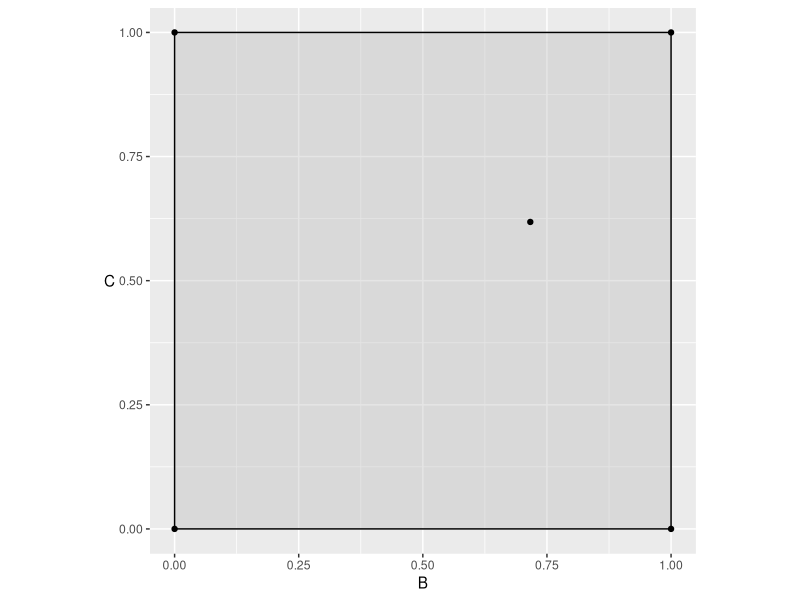
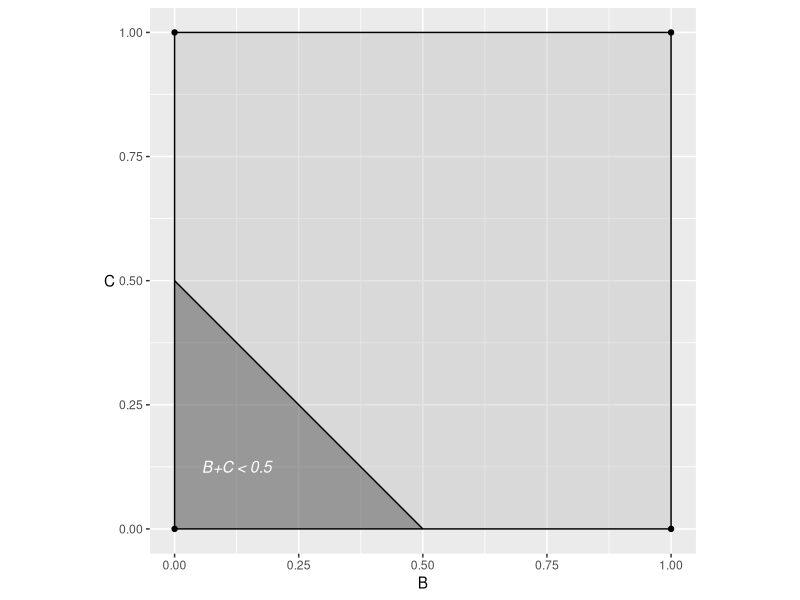
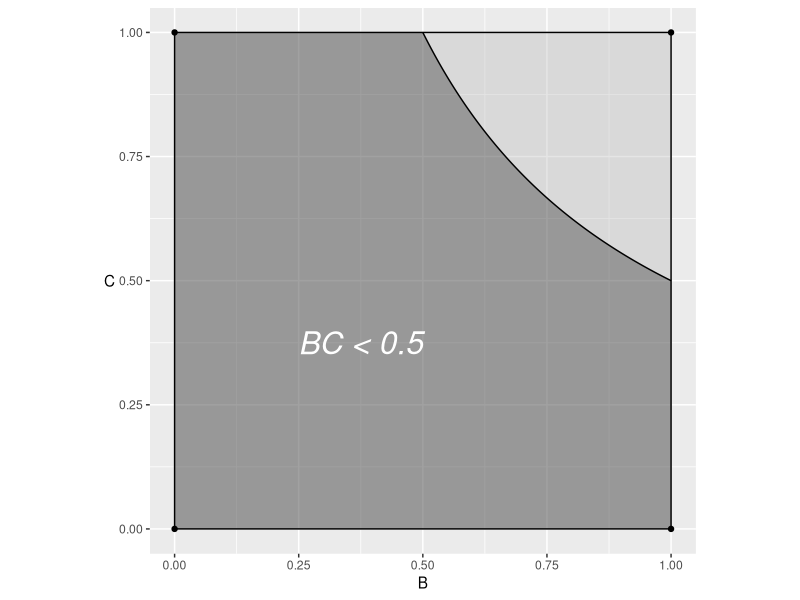
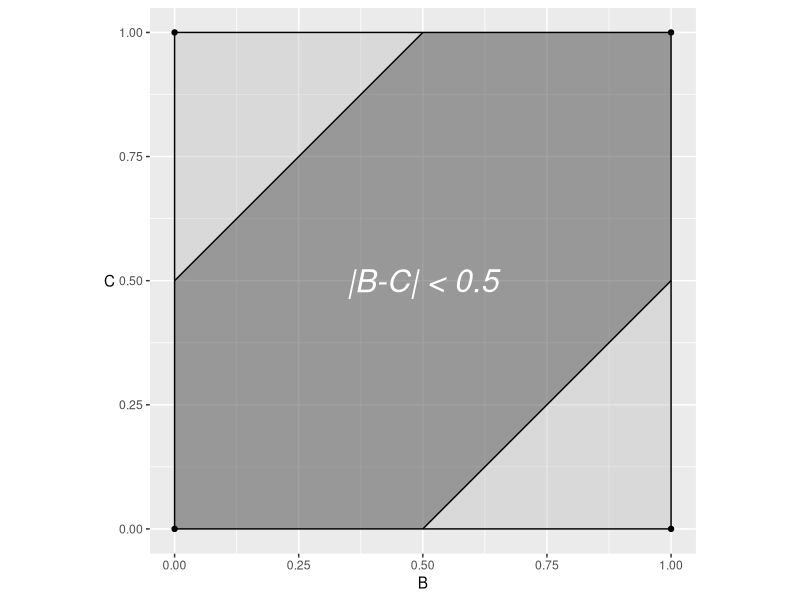
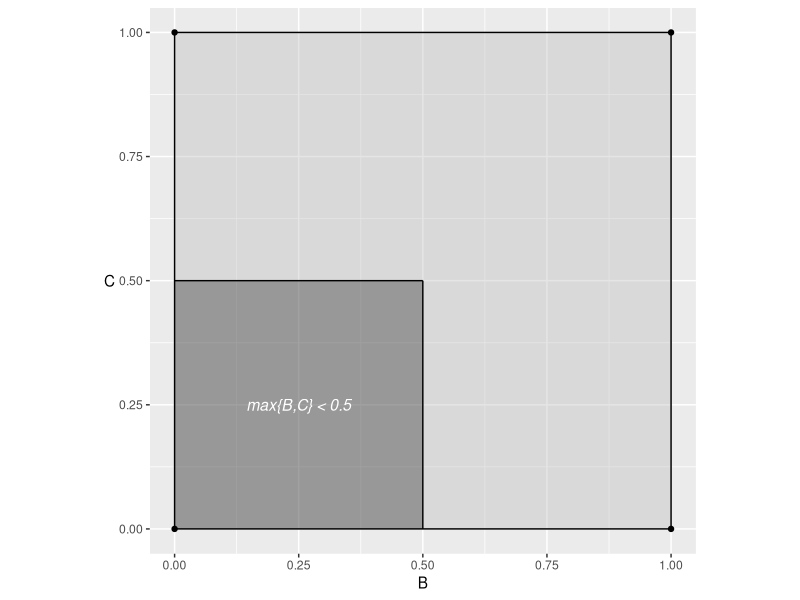
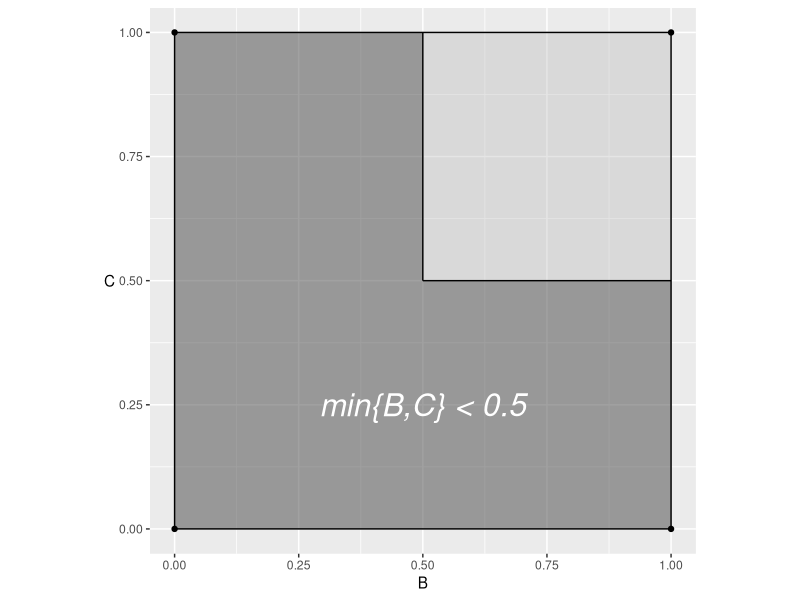

Source code (R) for these figures, in order:
## ---- chunk 1
knitr::opts_chunk$set(echo = TRUE, error = TRUE)
## ---- chunk 2
library(ggplot2)
ggplot()+
  geom_rect(aes(xmin=0, xmax=1, ymin=0,ymax=1), fill="grey", alpha=0.4, color="black")+
  geom_point(aes(c(1,0,0,1,runif(1,0,1)),c(1,0,1,0,runif(1,0,1))))+
  xlim(0,1)+ylim(0,1)+coord_fixed()+
  xlab("B")+ylab("C")+
  theme(axis.title.y = element_text(angle = 0, vjust=0.5))
## ---- chunk 3
x <- seq(from=0,to=0.5,length.out=1000)
y <- 0.5-x

# Define polygon for under the curve shading
shade <- rbind(c(0,0), data.frame(x,y))

ggplot()+
  geom_rect(aes(xmin=0, xmax=1, ymin=0,ymax=1), fill="grey", alpha=0.4, color="black")+
  geom_point(aes(c(1,0,0,1),c(1,0,1,0)))+
  xlim(0,1)+ylim(0,1)+coord_fixed()+
  xlab("B")+ylab("C")+
  theme(axis.title.y = element_text(angle = 0, vjust=0.5))+
  geom_line(aes(x,y))+
  geom_polygon(aes(shade$x,shade$y), fill="black", alpha=0.3)+
  geom_text(aes(0.125,0.125), label="B+C < 0.5", size=4, color="white", fontface="italic")
## ---- chunk 4
x <- seq(from=0.5,to=1,length.out=1000)
y <- 1/(2*x)

# Define polygon for under the curve shading
shade <- rbind(c(0,0), c(0,1), c(0.5,1), data.frame(x,y), c(1, 0))

ggplot()+
  geom_rect(aes(xmin=0, xmax=1, ymin=0,ymax=1), fill="grey", alpha=0.4, color="black")+
  geom_point(aes(c(1,0,0,1),c(1,0,1,0)))+
  xlim(0,1)+ylim(0,1)+coord_fixed()+
  xlab("B")+ylab("C")+
  theme(axis.title.y = element_text(angle = 0, vjust=0.5))+
  geom_line(aes(x,y))+
  geom_polygon(aes(shade$x,shade$y), fill="black", alpha=0.3)+
  geom_text(aes(0.375,0.375), label="BC < 0.5", size=8, color="white", fontface="italic")
## ---- chunk 5
x1 <- seq(from=0.5,to=1,length.out=2)
x2 <- seq(from=0,to=0.5,length.out=2)
y1 <- x1-0.5
y2 <- x2+0.5

# Define polygon for under the curve shading
shade <- cbind(c(0,0,0.5,1,1,0.5), c(0,0.5,1,1,0.5,0))

ggplot()+
  geom_rect(aes(xmin=0, xmax=1, ymin=0,ymax=1), fill="grey", alpha=0.4, color="black")+
  geom_point(aes(c(1,0,0,1),c(1,0,1,0)))+
  xlim(0,1)+ylim(0,1)+coord_fixed()+
  xlab("B")+ylab("C")+
  theme(axis.title.y = element_text(angle = 0, vjust=0.5))+
  geom_line(aes(x1,y1))+
  geom_line(aes(x2,y2))+
  geom_polygon(aes(shade[,1],shade[,2]), fill="black", alpha=0.3)+
  geom_text(aes(0.5,0.5), label="|B-C| < 0.5", size=8, color="white", fontface="italic")
## ---- chunk 6
# Define polygon for under the curve shading
shade <- cbind(c(0,0,0.5,0.5), c(0,0.5,0.5,0))

ggplot()+
  geom_rect(aes(xmin=0, xmax=1, ymin=0,ymax=1), fill="grey", alpha=0.4, color="black")+
  geom_point(aes(c(1,0,0,1),c(1,0,1,0)))+
  xlim(0,1)+ylim(0,1)+coord_fixed()+
  xlab("B")+ylab("C")+
  geom_line(aes(c(0,0.5),c(0.5,0.5)))+
  geom_line(aes(c(0.5,0.5),c(0,0.5)))+
  theme(axis.title.y = element_text(angle = 0, vjust=0.5))+
  geom_polygon(aes(shade[,1],shade[,2]), fill="black", alpha=0.3)+
  geom_text(aes(0.25,0.25), label="max{B,C} < 0.5", size=4, color="white", fontface="italic")
## ---- chunk 7
# Define polygon for under the curve shading
shade <- cbind(c(0,0,0.5,0.5,1,1), c(0,1,1,0.5,0.5,0))

ggplot()+
  geom_rect(aes(xmin=0, xmax=1, ymin=0,ymax=1), fill="grey", alpha=0.4, color="black")+
  geom_point(aes(c(1,0,0,1),c(1,0,1,0)))+
  xlim(0,1)+ylim(0,1)+coord_fixed()+
  xlab("B")+ylab("C")+
  geom_line(aes(c(0.5,0.5),c(0.5,1)))+
  geom_line(aes(c(0.5,1),c(0.5,0.5)))+
  theme(axis.title.y = element_text(angle = 0, vjust=0.5))+
  geom_polygon(aes(shade[,1],shade[,2]), fill="black", alpha=0.3)+
  geom_text(aes(0.5,0.25), label="min{B,C} < 0.5", size=8, color="white", fontface="italic")
## ---- chunk 8
n<-1000000
B<-runif(n,0,1)
C<-runif(n,0,1)

partA<-((B+C)<0.5)

partB<-((B*C)<0.5)

partC<-(abs(B-C)<0.5)

partD<-rep(0, n)
partE<-rep(0, n)
for (i in 1:n) { 
  partD[i]<-max(B[i],C[i]) 
  partE[i]<-min(B[i],C[i]) 
}
partD<-(partD<0.5)
partE<-(partE<0.5)

simulation <- cbind(c("B+C<0.5", "BC<0.5", "|B-C|<0.5", "max(B,C)<0.5", "min(B,C)<0.5"),
                    c(sum(partA)/n,sum(partB)/n,sum(partC)/n,sum(partD)/n,sum(partE)/n)
                    )
colnames(simulation) <- c("Event", "Probability")
rownames(simulation) <- c("a","b","c","d","e")
simulation
